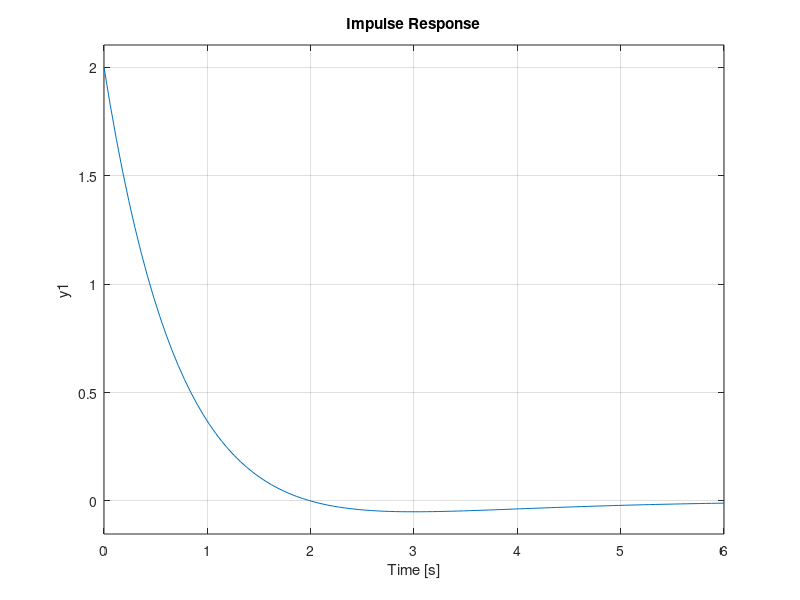
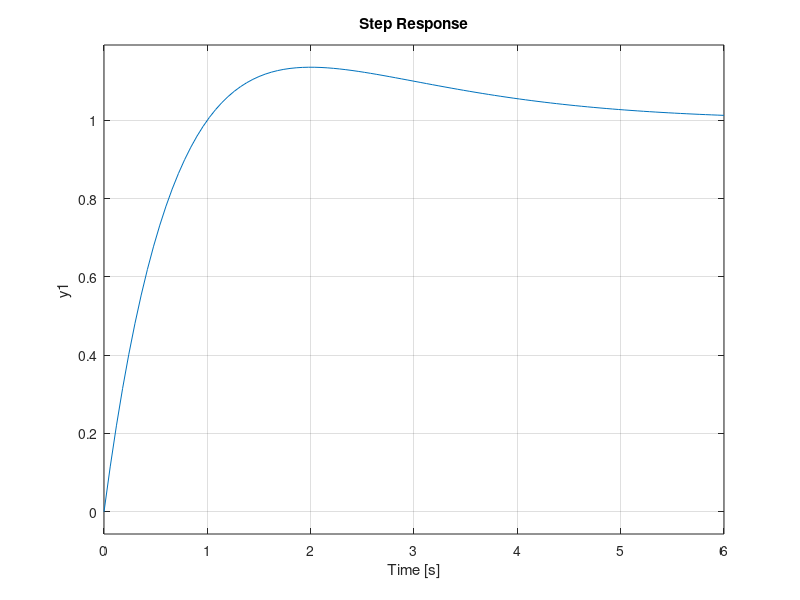

MATLAB code for these plots, in order:
num = [0 2 1];
den = [1 2 1];

sys = tf(num,den)
augsys = series(tf(1,[1,0]),sys);

figure(1)
impulse(sys)

figure(2)
step(sys)